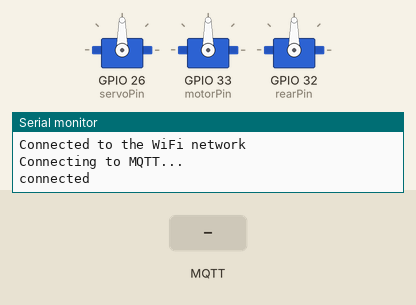
This sketch was run on a simulated ESP32. Parts: 3 × servo, the last lines printed to the serial monitor. Inputs (shaded band) come from the test bench. WiFi joins after 1.5 s; servers stay silent unless stated; no MQTT or app messages arrive unless stated.

Above: at 2.7 s.
2.8 s: MQTT message "1" arrives on the first subscribed topic
At 4.0 s:
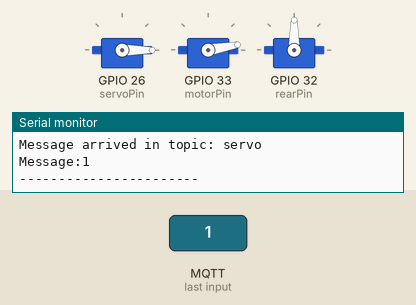
4.3 s: MQTT message "on" arrives on the first subscribed topic
5.8 s: MQTT message "off" arrives on the first subscribed topic
Timing chart, 0 to 8.8 s (numbered marks = the images above; inputs shaded):
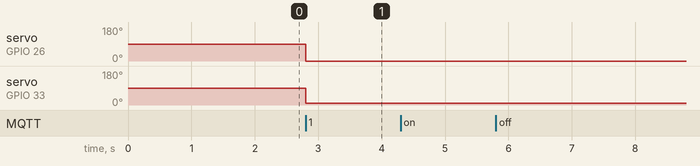

Measured:
- after the input at 2.8 s, servo on GPIO 26 (servoPin): 90° → 0° at once; servo on GPIO 33 (motorPin): 90° → 10° at once

The sketch:

servo_turbine_rear.ino
```cpp
#include <ArduinoJson.h>
#include <ArduinoJson.hpp>
#include <ESP32Servo.h>
#include <WiFi.h>
#include <PubSubClient.h>

WiFiClient espClient;
PubSubClient client(espClient);
JsonDocument doc;
Servo pitchServo;
Servo mainEngine;
Servo rearMotor;

const char* ssid = "Kexxu";
const char* password = "kexxu-1NuM4Q2g";
const char* mqttServer = "192.168.2.79";
const int mqttPort = 1883;

const int servoPin = 26;  //servo
const int motorPin = 33;  //motor
const int rearPin = 32;   //rear

const float k = 3.428571;


int direction = 0;
int motor_speed = 10;
int rear_motor = 90;


void processJSONPayload(byte* payload, unsigned int length) {

  deserializeJson(doc, payload);
  if (doc.containsKey("direction")){
    direction = doc["direction"];
  }
  pitchServo.write(direction);

  if (doc.containsKey("motor_speed")){
    motor_speed = doc["motor_speed"];
  }
  mainEngine.write(motor_speed);

  if (doc.containsKey("rear_motor")){
    rear_motor = doc["rear_motor"];
  }
  rearMotor.write(rear_motor);
}


void callback(char* topic, byte* payload, unsigned int length) {

  Serial.print("Message arrived in topic: ");
  Serial.println(topic);

  Serial.print("Message:");
  for (int i = 0; i < length; i++) {
    Serial.print((char)payload[i]);
  }
  Serial.println();

  Serial.println("-----------------------");
  processJSONPayload(payload, length);
}

void setup() {

  pitchServo.attach(servoPin);
  mainEngine.attach(motorPin, 1000, 2000);
  rearMotor.attach(rearPin);
  Serial.begin(115200);

  WiFi.begin(ssid, password);

  while (WiFi.status() != WL_CONNECTED) {
    delay(500);
    Serial.println("Connecting to WiFi..");
  }
  Serial.println("Connected to the WiFi network");

  client.setServer(mqttServer, mqttPort);
  client.setCallback(callback);

  while (!client.connected()) {
    Serial.println("Connecting to MQTT...");

    if (client.connect("ESP32Client")) {

      Serial.println("connected");

    } else {

      Serial.print("failed with state ");
      Serial.print(client.state());
      delay(2000);
    }

  client.subscribe("servo");
  }
}

void loop() {
  client.loop();
}
```
